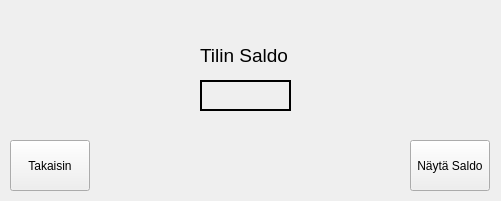
<?xml version="1.0" encoding="UTF-8"?>
<ui version="4.0">
 <class>Saldo</class>
 <widget class="QWidget" name="Saldo">
  <property name="geometry">
   <rect>
    <x>0</x>
    <y>0</y>
    <width>501</width>
    <height>201</height>
   </rect>
  </property>
  <property name="windowTitle">
   <string>Form</string>
  </property>
  <widget class="QStackedWidget" name="stackedWidget">
   <property name="geometry">
    <rect>
     <x>0</x>
     <y>0</y>
     <width>401</width>
     <height>301</height>
    </rect>
   </property>
   <property name="currentIndex">
    <number>0</number>
   </property>
   <widget class="QWidget" name="page">
    <widget class="QLabel" name="labelBalance">
     <property name="geometry">
      <rect>
       <x>200</x>
       <y>80</y>
       <width>91</width>
       <height>31</height>
      </rect>
     </property>
     <property name="font">
      <font>
       <pointsize>14</pointsize>
      </font>
     </property>
     <property name="autoFillBackground">
      <bool>false</bool>
     </property>
     <property name="styleSheet">
      <string notr="true">border: 2px solid Black;</string>
     </property>
     <property name="text">
      <string/>
     </property>
    </widget>
    <widget class="QPushButton" name="pushButton_4_back">
     <property name="geometry">
      <rect>
       <x>10</x>
       <y>140</y>
       <width>80</width>
       <height>51</height>
      </rect>
     </property>
     <property name="text">
      <string>Takaisin</string>
     </property>
    </widget>
    <widget class="QLabel" name="label_4">
     <property name="geometry">
      <rect>
       <x>200</x>
       <y>40</y>
       <width>101</width>
       <height>31</height>
      </rect>
     </property>
     <property name="font">
      <font>
       <pointsize>14</pointsize>
      </font>
     </property>
     <property name="text">
      <string>Tilin Saldo</string>
     </property>
    </widget>
   </widget>
   <widget class="QWidget" name="page_2"/>
  </widget>
  <widget class="QPushButton" name="pushButton_saldo_show">
   <property name="geometry">
    <rect>
     <x>410</x>
     <y>140</y>
     <width>80</width>
     <height>51</height>
    </rect>
   </property>
   <property name="text">
    <string>Näytä Saldo</string>
   </property>
  </widget>
 </widget>
 <resources/>
 <connections/>
</ui>
